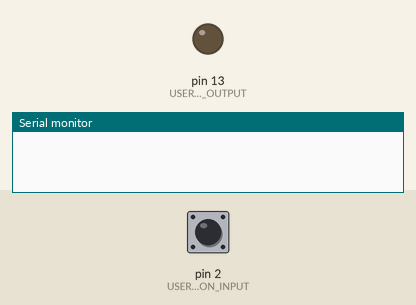
This sketch was run on a simulated Arduino Uno, built with avr-gcc and run on an emulated ATmega328P. On the bench: output pins drawn as LEDs (lit = HIGH), the last lines printed to the serial monitor. The inputs (shaded band) are chosen by the test bench; at power-on: pin 2 (USER_BUTTON_INPUT) HIGH.

Above: at 1.2 s.
1.3 s: pin 2 (USER_BUTTON_INPUT) pulled LOW for 0.15 s
At 1.37 s:
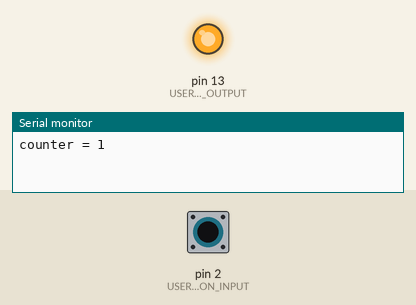
2.9 s: pin 2 (USER_BUTTON_INPUT) pulled LOW for 3.2 s
At 7.5 s:
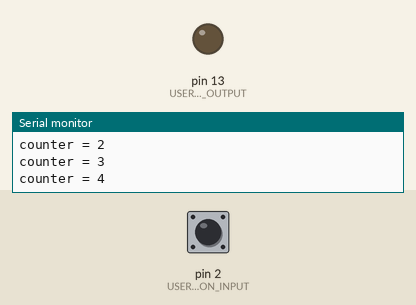
Timing chart, 0 to 9.0 s (numbered marks = the images above; inputs shaded):
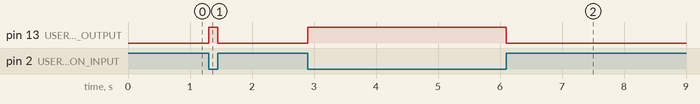

Measured:
- after the input at 1.3 s, pin 13 (USER_LED_OUTPUT): LOW → HIGH at once, → LOW 0.15 s later
- after the input at 2.9 s, pin 13 (USER_LED_OUTPUT): LOW → HIGH at once, → LOW 3.2 s later

The sketch:

class4_pullup_resistor_c.ino
```cpp
const int USER_LED_OUTPUT = 13;
const int USER_BUTTON_INPUT = 2;

bool pullup_read_button_press(int pin);

bool pullup_read_button_press(int pin)
{
	if(digitalRead(pin) == 1)
		return 0;
	else
		return 1;
}

void setup()
{ // initialize io pins and serial port
	pinMode(USER_LED_OUTPUT, OUTPUT);
	pinMode(USER_BUTTON_INPUT, INPUT_PULLUP);
	Serial.begin(9600);
}
void loop()
{	//run loop forever
	static int state,old_state,counter;
	//logic for state change

	if(pullup_read_button_press(USER_BUTTON_INPUT) == 1)
    {
    	state = 1;
    }
	if (pullup_read_button_press(USER_BUTTON_INPUT) == 0)
    {
    	state = 0;
    }


	//execute commands based on state
	if (state == 1)
		digitalWrite(USER_LED_OUTPUT, HIGH);
	else
		digitalWrite(USER_LED_OUTPUT, LOW);

	//monitor and print changes of state
	if(old_state != state)
	{
		counter++;
		Serial.print("counter = ");
		Serial.println(counter);
		old_state = state;
	}
}
```
